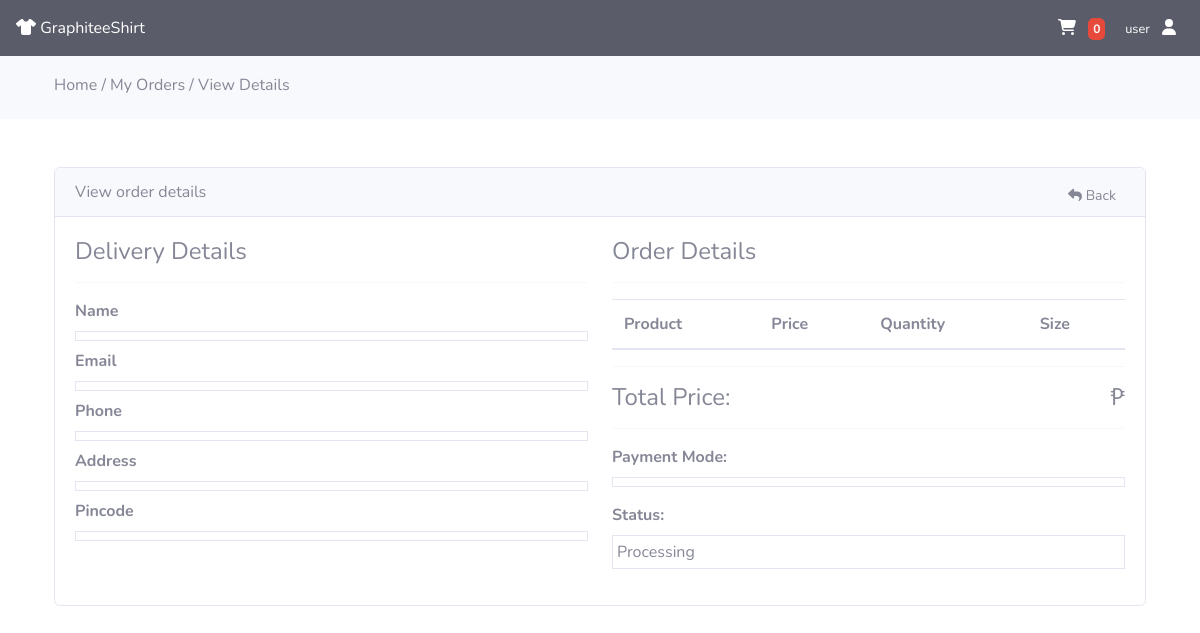
Page /view-order.php?t=GraphShirt318332222222 (signed in) on the earlier database version.
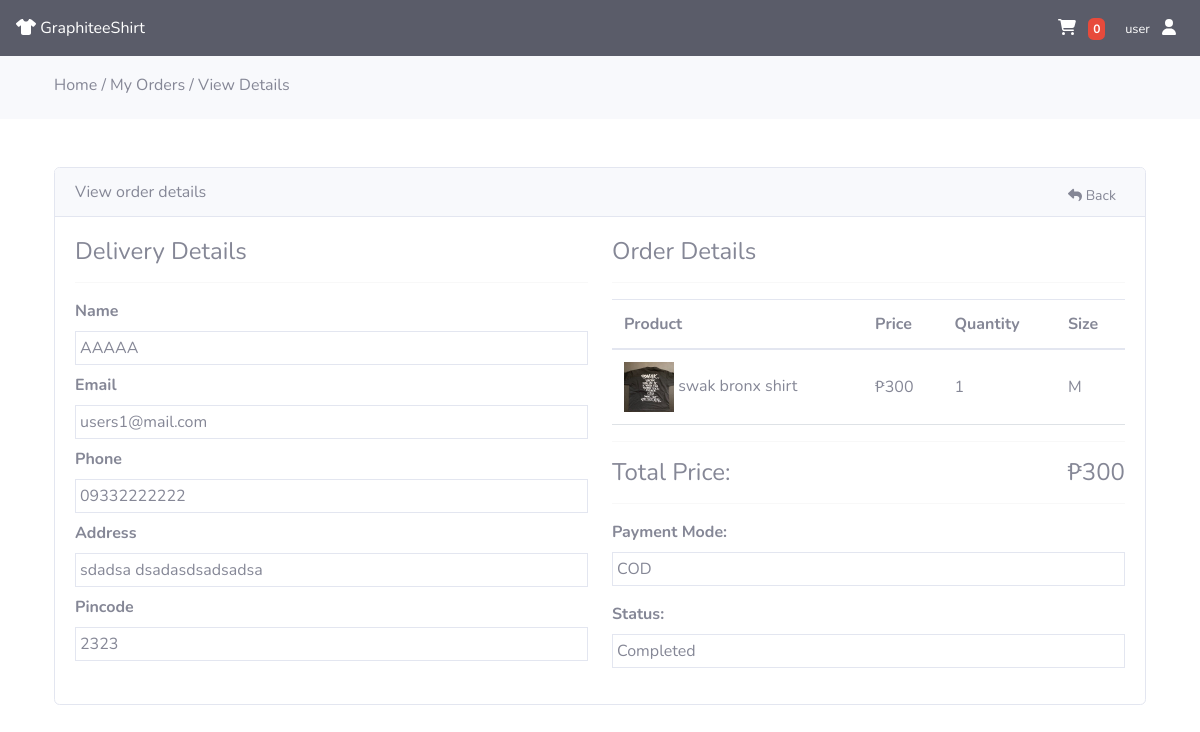
Same page on the later database version.
### tables this page shows
CREATE TABLE `orders` (
  `id` int(11) NOT NULL,
  `tracking_id` varchar(255) NOT NULL,
  `user_id` int(255) NOT NULL,
  `name` varchar(255) NOT NULL,
  `email` varchar(255) NOT NULL,
  `phone` varchar(255) NOT NULL,
  `address` mediumtext NOT NULL,
  `pincode` int(255) NOT NULL,
  `total_price` int(255) NOT NULL,
  `payment_mode` varchar(255) NOT NULL,
  `payment_id` varchar(255) DEFAULT NULL,
  `status` tinyint(4) NOT NULL DEFAULT 0,
  `comments` varchar(255) DEFAULT NULL,
  `created_at` timestamp NOT NULL DEFAULT current_timestamp()
);

CREATE TABLE `products` (
  `id` int(11) NOT NULL,
  `name` varchar(255) NOT NULL,
  `slug` varchar(255) NOT NULL,
  `image` varchar(255) NOT NULL,
  `description` text NOT NULL,
  `price` int(11) NOT NULL,
  `quantity` int(11) NOT NULL
);

CREATE TABLE `order_items` (
  `id` int(11) NOT NULL,
  `order_id` int(255) NOT NULL,
  `prod_id` int(255) NOT NULL,
  `qty` int(255) NOT NULL,
  `price` int(255) NOT NULL,
  `created_at` timestamp NOT NULL DEFAULT current_timestamp(),
  `size` varchar(255) NOT NULL
);

### classes/viewproductModel.php (called while the page is built, shortened)
<?php
class viewproducts extends connection
{
    function checkTracking($tracking_no)
    {
        $userId = $_SESSION['userid'];
        $sql = "SELECT * FROM orders WHERE tracking_id ='$tracking_no' AND user_id = '$userId'";
        $stmt = $this->connect()->prepare($sql);
        $stmt->execute();
        return $stmt;
    }
    function displayOrder($tracking_no)
    {
        $userId = $_SESSION['userid'];
        $sql = "SELECT o.id AS oid, o.tracking_id,o.user_id, oi.*,p.* FROM orders o, order_items oi, products p WHERE o.user_id = '$userId' AND
        oi.order_id=o.id AND p.id=oi.prod_id AND o.tracking_id='$tracking_no'";
        $stmt = $this->connect()->prepare($sql);
        $stmt->execute();
        return $stmt;
    }
}

### classes/connectiondb.php (called while the page is built, shortened)
<?php
class connection
{
    protected function connect()
    {
        try {
            $servername = "localhost";
            $username = "root";
            $password = "";
            $conn = new PDO("mysql:host=$servername;dbname=ooplogin", $username, $password);
            $conn->setAttribute(PDO::ATTR_ERRMODE, PDO::ERRMODE_EXCEPTION);
            return $conn;
        } catch (PDOException $e) {
            echo "Connection failed: " . $e->getMessage();
            die();
        }
    }
}

### view-order.php (the view, shortened to what the changed rows need)
<?php
include "classes/connectiondb.php";
include "classes/viewproductModel.php";
if (isset($_GET['t'])) {
    $tracking_no = $_GET['t'];
    $checkTrackingID = new viewproducts();
    $result = $checkTrackingID->checkTracking($tracking_no);
?>
    <?php
} else {
    ?>
    <h4>Something went wrong</h4>
<?php
    die();
}
$data = $result->fetchAll(PDO::FETCH_ASSOC);
?>
<!DOCTYPE html>
<html lang="en">
<head>
    <link href="https://cdn.jsdelivr.net/npm/bootstrap@5.2.0/dist/css/bootstrap.min.css" rel="stylesheet">
    <link href="vendors/fontawesome-free/css/all.min.css" rel="stylesheet" type="text/css">
    <link href="dashboard/css/sb-admin-2.min.css" rel="stylesheet">
    <link href="vendors/datatables/dataTables.bootstrap4.min.css" rel="stylesheet">
    <link rel="stylesheet" href="https://cdnjs.cloudflare.com/ajax/libs/font-awesome/6.1.2/css/all.min.css">
    <link rel="stylesheet" href="//cdn.jsdelivr.net/npm/alertifyjs@1.13.1/build/css/alertify.min.css" />
</head>
<body>
    <div class="row">
        <div class="py-5">
            <div class="container">
                <div class="card">
                    <div class="row">
                        <div class="col-md-12">
                            <div class="card-body">
                                <div class="row">
                                    <div class="col-md-6">
                                        <div class="row">
                                            <div class="col-md-12 mb-2">
                                                <label class="fw-bold">Name</label>
                                                <div class="border p-1">
                                                    <?= $data[0]["name"]; ?>
                                                </div>
                                            </div>
                                            <div class="col-md-12 mb-2">
                                                <label class="fw-bold">Email</label>
                                                <div class="border p-1">
                                                    <?= $data[0]["email"]; ?>
                                                </div>
                                            </div>
                                            <div class="col-md-12 mb-2">
                                                <label class="fw-bold">Phone</label>
                                                <div class="border p-1">
                                                    <?= $data[0]["phone"]; ?>
                                                </div>
                                            </div>
                                            <div class="col-md-12 mb-2">
                                                <label class="fw-bold">Address</label>
                                                <div class="border p-1">
                                                    <?= $data[0]["address"]; ?>
                                                </div>
                                            </div>
                                            <div class="col-md-12 mb-2">
                                                <label class="fw-bold">Pincode</label>
                                                <div class="border p-1">
                                                    <?= $data[0]["pincode"]; ?>
                                                </div>
                                            </div>
                                        </div>
                                    </div>
                                    <div class="col-md-6">
                                        <h4>Order Details</h4>
                                        <hr>
                                        <table class="table">
                                            <thead>
                                                <tr>
                                                    <th>Product</th>
                                                    <th>Price</th>
                                                    <th>Quantity</th>
                                                    <th>Size</th>
                                                </tr>
                                            </thead>
                                            <tbody>
                                                <?php
                                                $order = new viewproducts();
                                                $orderItems = $order->displayOrder($tracking_no);
                                                if ($orderItems->rowCount() > 0) {
                                                    foreach ($orderItems as $items) {
                                                ?>
                                                        <tr>
                                                            <td class="align-middle">
                                                                <img src="uploads/<?= $items['image']; ?>" width="50px" height="50px" alt="<?= $items['name']; ?>">
                                                                <?= $items['name']; ?>
                                                            </td>
                                                            <td class="align-middle">
                                                                ₱<?= $items['price']; ?>
                                                            </td>
                                                            <td class="align-middle">
                                                                <?= $items['qty']; ?>
                                                            </td>
                                                            <td class="align-middle">
                                                                <?= $items['size']; ?>
                                                            </td>
                                                        </tr>
                                                <?php
                                                    }
                                                }
                                                ?>
                                            </tbody>
                                        </table>
                                        <hr>
                                        <h4>Total Price: <span class="float-end">₱<?= $data[0]['total_price']; ?></span></h4>
                                        <hr>
                                        <label class="fw-bold">Payment Mode:</label>
                                        <div class="border p-1 mb-3">
                                            <?= $data[0]['payment_mode']; ?>
                                        </div>
                                        <label class="fw-bold">Status:</label>
                                        <div class="border p-1 mb-3">
                                            <?php
                                            if ($data[0]['status'] == 0) {
                                                echo "Processing";
                                            } else if ($data[0]['status'] == 1) {
                                                echo "Completed";
                                            } else if ($data[0]['status'] == 2) {
                                                echo "Cancelled ";
                                            }
                                            ?>
                                        </div>
                                    </div>
                                </div>
                            </div>
                        </div>
                    </div>
                </div>
            </div>
        </div>
</body>
</html>

Differences in the rows shown:
added orders: name "AAAAA", email "users1@mail.com", phone "09332222222", address "sdadsa dsadasdsadsadsa", pincode "2323", products.image (picture), products.name "swak bronx shirt", products.price "300", order_items.qty "1", order_items.size "M", total_price "300", payment_mode "COD"
Other differences:
text no longer shown: "Processing"
text now shown: "Completed"
